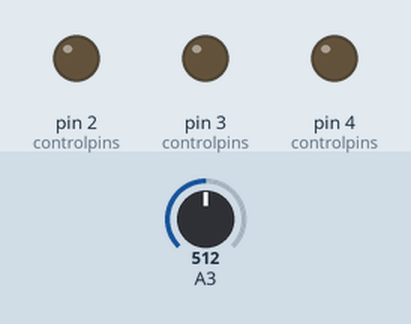
Bench run of a sketch on a simulated Arduino Uno, built with avr-gcc and run on an emulated ATmega328P. Shown: output pins drawn as LEDs (lit = HIGH). Inputs (shaded band) come from the test bench; at power-on: A3 = 512. What the sketch prints to the serial monitor is not drawn.

Above: at 0.5 s.
At 2.5 s:
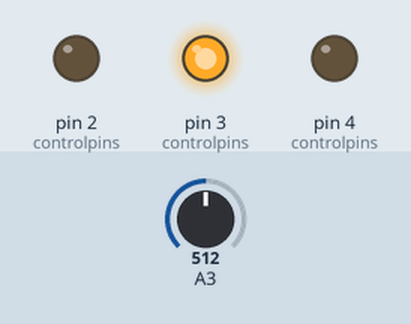
At 3.5 s:
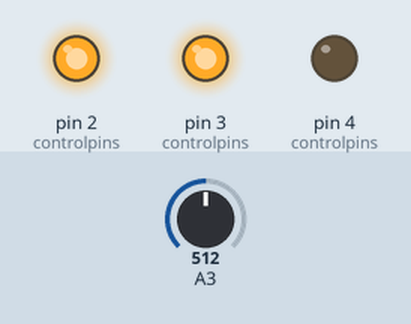
At 4.5 s:
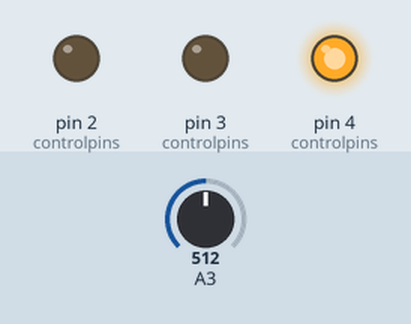
At 6.5 s:
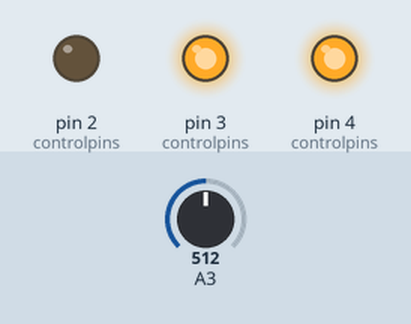
At 9.5 s:
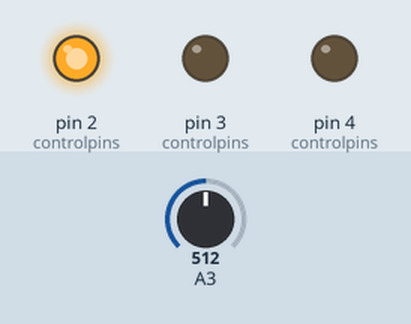
Timing chart, 0 to 10.4 s (numbered marks = the images above):
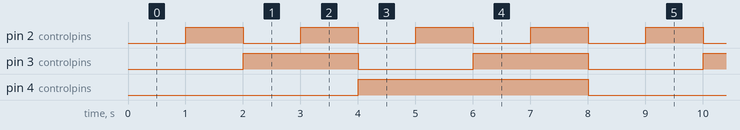

The sketch:

zanella_launchpad.ino
```cpp
/*
  zanella_launchpad.ino - The Launchpad Project.
  Created by Lucas Zanella, September 14, 2015.
  Released into the public domain.
  http://lucaszanella.com
*/

#include "definitions.h"
#include "analogMultiplexer.h"


//USER CUSTOMIZABLE PART
//*********************************************************************

//Here you define what you'll have on your table, how many keys, etc...
//This is my configuration, you can create your own:
//Define here how many multiplexer boars you have
#define quantityOfBoards 4//Defines the quantity of multiplexer boards you're gonna use (sum of them, no matter if mixed types of boards)
analogMultiplexer board[quantityOfBoards];//Creates 4 multiplexer boards
//*********************************************************************
//END


void setup()
{
  Serial.begin(SERIAL_BPS);//Begins serial with SERIAL_BPS that is defined at definitions.h
  int controlpins[] = {2, 3, 4};//Pins you're going to use for control a board. Here I use the same pins for all boards (doesn't matter, you can do it)
  int numberOfControlPins = sizeof(controlpins)/sizeof(controlpins[0]);//Just calculate the size of the controlpins array to pass in the board.Begin() method.
//Create your boards here
//board[n].Begin(h, controlpins, numberOfControlPins, name_of_the_chip); where n is the number of the board in the array 'board', h is the analog pin that this board will use, name_of_the_chip is the name of the multiplexer
  board[0].Begin(0, controlpins, numberOfControlPins, chip74HC4051);  //Defines the analog pin 0 to control board[0] using chip 74HC4051, where 'controlpins' are the pins going to control it
  board[1].Begin(1, controlpins, numberOfControlPins, chip74HC4051);  //Same but assigns analog pin 1 to control board[1] using chip 74HC4051...
  board[2].Begin(2, controlpins, numberOfControlPins, chip74HC4051);  //...
  board[3].Begin(3, controlpins, numberOfControlPins, chip74HC4051);
}

void loop()
{
//for (char i = 0; i<=quantityOfBoards; i++) {
  //char numberOfPinsInTheBoard = board[i].numberOfPins;
  char numberOfPinsInTheBoard = board[0].numberOfPins;
  Serial.println(numberOfPinsInTheBoard);
  for (char k = 0; k<numberOfPinsInTheBoard;k++) {
    //Serial.write(0xFF);//packet header
    //Serial.write(board[0].Read(0,chip74HC4051));
    int a = board[0].Read(k);
    delay(1000);
    //Serial.write(0xFF);//packet footer
  }
//}
}
```

analogMultiplexer.cpp
```cpp
/*
  analogMultiplexer.cpp - Library for the multiplexer chip CD74HC4067 and chip 74HC4051
  Created by Lucas Zanella, March 24, 2014.
  Released into the public domain.
  http://lucaszanella.com
*/
#include "analogMultiplexer.h"
#include "Arduino.h"

//If you want to use this class alone for other projects, here's the definitions that are already included by definition.h (not a part of this class)
//Check the analogMultiplexer class here: ADDRESS_HERE
//#define chipCD74HC4067 1 //this is just a number to identify the sparkfun board
//#define chipCD74HC4067_KEYSIZE 16
//#define chip74HC4051 2 //this number identifies the other board 74HC4051
//#define chip74HC4051_KEYSIZE 8


int pins_chip74HC4051[3];
int _analogPin;
int _numberOfControlPins;
int _boardType;

#if defined (chip74HC4051)
  bool pinsToNotReadFromCD74HC4067[chip74HC4051_KEYSIZE];
#endif

analogMultiplexer::analogMultiplexer() {

}

void analogMultiplexer::Begin(int analogPin, int pinage[], int numberOfControlPins, int boardType) {
  //delay(1000); //DEBUG
  _analogPin = analogPin;
  _numberOfControlPins = numberOfControlPins;
  _boardType = boardType;
  Serial.println("number of pins :"+String(_numberOfControlPins));//DEBUG
  //Declares the pins that will control the S0, S1, S2, S3, ... pins of the board, as output
  for (int h=0; h<_numberOfControlPins; h++) {
    pinMode(pinage[h], OUTPUT);
    //Serial.println("pin: "+String(pinage[h])+" OUTPUT");//DEBUG
  }

  #if defined (chipCD74HC4067)
    pins_chipCD74HC4067[0] = pinage[0];
    pins_chipCD74HC4067[1] = pinage[1];
    pins_chipCD74HC4067[2] = pinage[2];
    pins_chipCD74HC4067[3] = pinage[3];
    numberOfPins = chipCD74HC4067_KEYSIZE;
  #endif

  #if defined (chip74HC4051)
    pins_chip74HC4051[0] = pinage[0];
    pins_chip74HC4051[1] = pinage[1];
    pins_chip74HC4051[2] = pinage[2];
    numberOfPins = chip74HC4051_KEYSIZE;
  #endif
}

int analogMultiplexer::Read(int pin) {//The method that reads a specific analog input of the board. For example Read(3) will read the fourth port (the port named 3, counting from 0 to 3).
 #if defined (chipCD74HC4067)
   if (_boardType==chipCD74HC4067){
    for (int k=0; k<_numberOfControlPins; k++) {
      digitalWrite(pins_chipCD74HC4067[k], bitRead(pin, k));
      //Serial.println("dW(pin: "+String(pins_chipCD74HC4067[k])+","+String(bitRead(pin, k))+")");//DEBUG
    }
   return analogRead(_analogPin);
   }
 #endif

 #if defined (chip74HC4051)
  if (_boardType==chip74HC4051){//even if there's minor difference between these two boards, i prefer to write a separate case for each one, because other boards may be a lot different
    Serial.println("startshere");//DEBUG
    for (int k=0; k<_numberOfControlPins; k++) {
      digitalWrite(pins_chip74HC4051[k], bitRead(pin, k));
      //Serial.println("diditalWrite(pin: "+String(pins_chip74HC4051[k])+","+String(bitRead(pin, k))+")");//DEBUG
    }
    return analogRead(_analogPin);
  }
 #endif
}


void doNotReadThisPin (char pin) {//Specify a pin that you dan't want to be read
  //pinsToNotRead[pin] = 1;
}

void doNotReadThesePins (char pins[]) {//Specify a set of pins that you don't want to be read
  char numberOfPinsToNotRead = sizeof(pins)/sizeof(pins[0]);
  for (char i = 0; i<=numberOfPinsToNotRead; i++) {
    doNotReadThisPin(pins[i]);
  }
}
```

analogMultiplexer.h
```cpp
/*
  analogMultiplexer.h - Library for the multiplexer chip CD74HC4067 and chip 74HC4051
  Created by Lucas Zanella, March 24, 2014.
  Released into the public domain.
  http://lucaszanella.com

  This library allows the creation of multiple multiplexer objects, each one
  to control a specific multiplexer board in your project, so you can use multiple
  boards just by creating objects for this.
  I recommend using the same S0, S1, S2, S3 pins to all the boards in the project,
  if you're gonna read them at the same time, so you don't need to spend a lot of
  digital pins just to control the boards.
*/


#ifndef analogMultiplexer_h
#define analogMultiplexer_h
#include "Arduino.h"

class analogMultiplexer
{
  public:
    //Variables
    int numberOfPins ;
    //bool pinsToNotRead[];
    #if defined (chip74HC4051)
      int pins_chip74HC4051[3];//pins for chip74HC4051
    #endif
    #if defined (chipCD74HC4067)
      int pins_chipCD74HC4067[4];//pins for chipCD74HC4067
    #endif
    typedef struct {
      int value;
      int type;
    }key;

    //Methods
    analogMultiplexer();
    void Begin(int analogpin, int pinage[], int numberOfControlPins, int boardType);
    int Read(int pin); //The function that reads an specific pin of the board.
    //void Begin(int analogpin, int pinage[], int boardType);//This function sets up the board configurations
    void doNotReadThisPin(char pin);
    void doNotReadThesePins(char pins[]);
};

#endif
```

debouncing.cpp
```cpp
/*
  debouncing.cpp - Library for debouncing lots of buttons
  Created by Lucas Zanella, September 14, 2015.
  Released into the public domain.
  http://lucaszanella.com

  This library makes it easy to manage debouncing timing for lots of buttons
*/

#include "debouncing.h"
#include "Arduino.h"

debouncing::debouncing() {

}
```

debouncing.h
```cpp
/*
  debouncing.h - Library for debouncing lots of buttons
  Created by Lucas Zanella, September 14, 2015.
  Released into the public domain.
  http://lucaszanella.com

  This library makes it easy to manage debouncing timing for lots of buttons
*/

#ifndef debouncing_h
#define debouncing_h
#include "Arduino.h"


class debouncing
{
  public:
    debouncing();
};
#endif
```

definitions.h
```cpp
/*
  objects.h - external code for the Zanella Launchpad
  Created by Lucas Zanella, September 14, 2015.
  Released into the public domain.
  http://lucaszanella.com
*/
#ifndef definitions_h
#define definitions_h

//Types of table objects
#define LAUNCHPAD 0 //Launchpad object has number 0
#define PIANO 1 //Piano object has number 1

//Types of buttons
#define HOLD 1 //Buttons that play the sound while you're holding it
#define KNOB 2 //Sensors that have variation, like a KNOB (potentiometer)

//Other definitions
#define NOTHING -1

#define chipCD74HC4067_KEYSIZE 16
#define chip74HC4051_KEYSIZE 8

//Choose the multiplexer chips you want to use. Uncomment '#define normalAnalogPort' if you want to directly use an analog pin
//without a multiplexer board. You can uncomment all of these options at the same time.


//USER CUSTOMIZABLE PART
//*********************************************************************
#define SERIAL_BPS 115200 //Serial Data Rate

//Define here the types of board you're going to use in this project so they get compiled with the code
//#define chipCD74HC4067 1 //this is just a number to identify the sparkfun board
#define chip74HC4051 2 //this number identifies the other board 74HC4051

//you can use both the options at the same time or just one of the two
//*********************************************************************


#endif
```

Measured:
- by itself, pin 2 (controlpins): alternates HIGH for 1.0 s and LOW for 1.0 s
- by itself, pin 3 (controlpins): alternates HIGH for 2.0 s and LOW for 2.0 s
- by itself, pin 4 (controlpins): alternates HIGH for 4.0 s and LOW for 4.0 s
